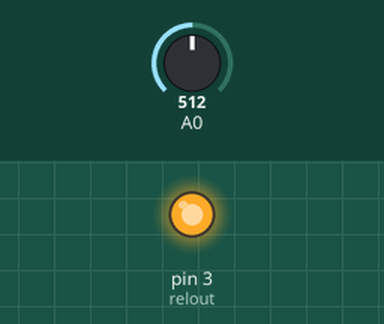
Simulated run of this sketch. Board: Arduino Nano, built with avr-gcc and run on an emulated ATmega328P. On the bench: output pins drawn as LEDs (lit = HIGH). Inputs (shaded band) come from the test bench; at power-on: A0 = 512.

Above: at 0.1 s.
At 60.1 s:
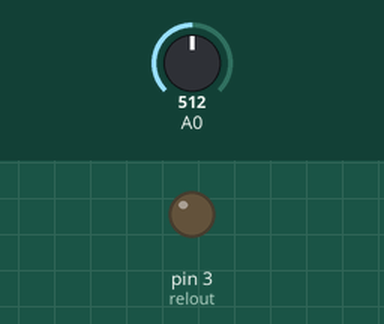
Timing chart, 0 to 61.6 s (numbered marks = the images above):
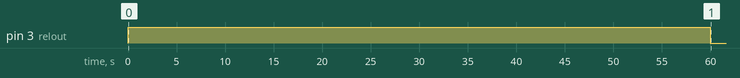

The sketch:

Blink.ino
```cpp
//https://voltiq.ru/arduino-and-sensor-hc-sr501/

/*
 * PIR Sensor[PIN GND]  -> Arduino Nano[PIN GND]
 * PIR Sensor[PIN 5V]   -> Arduino Nano[PIN 5V]
 * PIR Sensor[PIN OUT]  -> Arduino Nano[PIN A0]
 * Relay Module[PIN IN] -> Arduino Nano[PIN 3]
 */
//relout - пин модуля реле
const int relout = 3;
//trigger - флаг срабатывания датчика движения
boolean trigger = false;

void setup()
{
  /*Стандартная процедура инициализации порта на который подключен модуль реле.
  ВАЖНО!!! - чтобы модуль реле оставался в первоначально выключенном состоянии,нужно записать в порт входа/выхода значение HIGH, это позволит избежать ложных "перещелкиваний",
и сохранит состояние реле таким, каким оно было до включения всей схемы в работу*/
  pinMode(relout, OUTPUT);
  digitalWrite(relout, HIGH);

  //задержка в минуту для инициализации датчика
  delay(60000);
}

void loop()
{
  //Считать значение с аналогового порта А0
  //Если значение выше 500
  if(analogRead(A0) > 500)
  {
    //Установить флаг срабатывания датчика движения
    if(!trigger)
    {
      trigger = true;
    }
  }
  else
  {
    //Снять флаг срабатывания датчика движения
    trigger = false;
    //Выключить реле
    digitalWrite(relout, HIGH);
  }

  //Пока флаг срабатывания датчика движения установлен
  while(trigger)
  {
    //Включить реле
    digitalWrite(relout, LOW);
    if(analogRead(A0) > 500)
    {
      //Установить флаг срабатывания датчика движения
      if(!trigger)
      {
        trigger = true;
      }
    }
    else
    {
      //Снять флаг срабатывания датчика движения
      trigger = false;
      //Выключить реле
      digitalWrite(relout, HIGH);
    }
  }
}
```

Measured:
- by itself, pin 3 (relout): HIGH → LOW at 60.0 s
